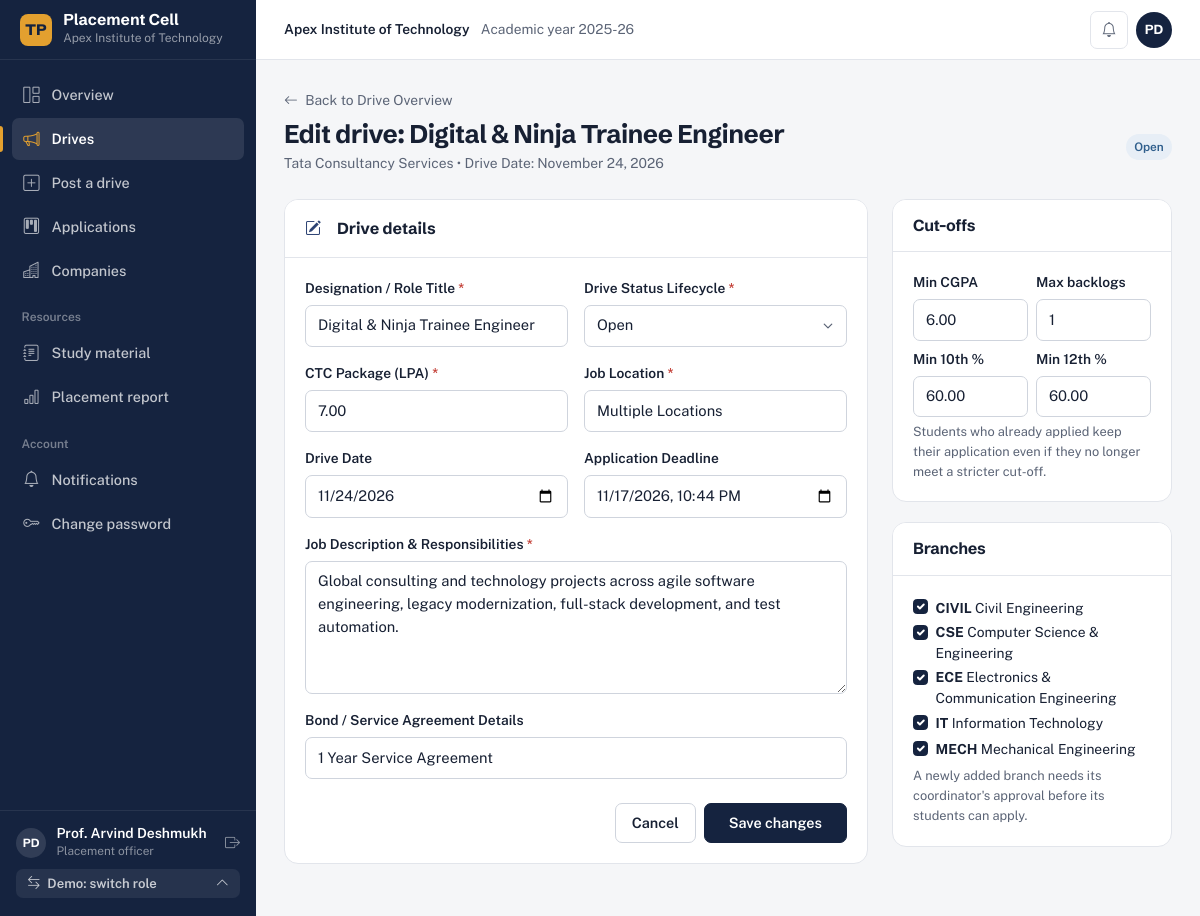
Page /placements/4/edit/ (signed in) on the earlier database version.
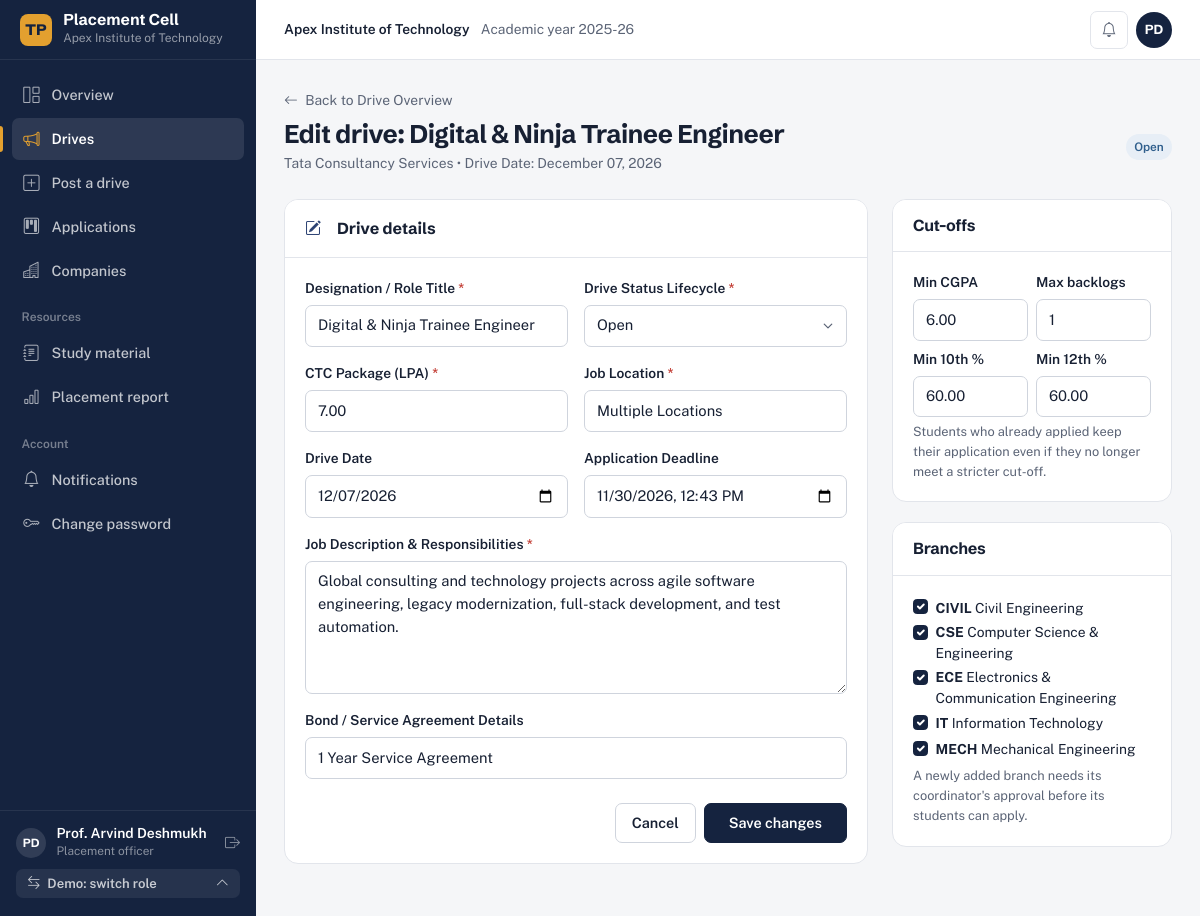
Same page on the later database version.
### apps/placements/models.py (models this page shows, shortened)
class JobOpening(models.Model):
    company = models.ForeignKey(
        Company,
        on_delete=models.CASCADE,
        related_name='job_openings'
    )
    title = models.CharField(max_length=150, help_text="Designation (e.g. SDE 1, Graduate Engineer Trainee)")
    role_description = models.TextField()
    job_location = models.CharField(max_length=150, help_text="e.g. Bangalore, Pune, Hybrid")
    package_ctc = models.DecimalField(
        max_digits=6,
        decimal_places=2,
        help_text="Offered compensation in LPA (e.g. 14.50)"
    )
    bond_details = models.CharField(max_length=255, blank=True, null=True, help_text="e.g. No Bond, or 1 Year Service Agreement")
    min_tenth_percentage = models.DecimalField(
        max_digits=5,
        decimal_places=2,
        default=0.00,
        help_text="Minimum 10th standard percentage required (0.00 = No cutoff)"
    )
    min_twelfth_percentage = models.DecimalField(
        max_digits=5,
        decimal_places=2,
        default=0.00,
        help_text="Minimum 12th / Diploma percentage required (0.00 = No cutoff)"
    )
    min_graduation_cgpa = models.DecimalField(
        max_digits=4,
        decimal_places=2,
        default=0.00,
        help_text="Minimum CGPA required on 10.0 scale (0.00 = No cutoff)"
    )
    max_active_backlogs = models.PositiveIntegerField(
        default=0,
        help_text="Maximum allowed live backlogs (e.g. 0)"
    )
    allowed_departments = models.ManyToManyField(
        Department,
        related_name='eligible_job_openings',
        help_text="Academic branches allowed to apply"
    )
    allowed_degrees = models.CharField(
        max_length=255,
        default='B.Tech',
        help_text="Comma-separated degrees (e.g. B.Tech, M.Tech, MCA)"
    )
    allowed_batches = models.CharField(
        max_length=100,
        default='2025,2026',
        help_text="Comma-separated graduation batch years (e.g. 2025, 2026)"
    )
    application_deadline = models.DateTimeField(help_text="Cut-off date & time for student applications")
    drive_date = models.DateField(help_text="Scheduled date for on-campus / virtual drive")
    status = models.CharField(
        max_length=30,
        choices=JobStatus.choices,
        default=JobStatus.PUBLISHED,
        db_index=True
    )
    created_by = models.ForeignKey(
        settings.AUTH_USER_MODEL,
        on_delete=models.SET_NULL,
        null=True,
        blank=True,
        related_name='created_job_openings'
    )
    created_at = models.DateTimeField(default=timezone.now)
    updated_at = models.DateTimeField(auto_now=True)
    class Meta:
        verbose_name = "Job Opening"
        verbose_name_plural = "Job Openings"
        ordering = ['-created_at']

### apps/companies/models.py (models this page shows, shortened)
class Company(models.Model):
    name = models.CharField(max_length=150, unique=True, db_index=True)
    website = models.URLField(blank=True, null=True)
    industry_sector = models.CharField(max_length=100, help_text="e.g. Information Technology, FinTech, Automotive")
    tier = models.CharField(
        max_length=30,
        choices=CompanyTier.choices,
        default=CompanyTier.TIER_2_CORE
    )
    contact_person = models.CharField(max_length=100, help_text="Recruiter / HR Point of Contact")
    contact_email = models.EmailField()
    contact_phone = models.CharField(max_length=20, blank=True, null=True)
    address = models.TextField(blank=True, null=True)
    logo = models.ImageField(upload_to='company_logos/', blank=True, null=True)
    is_active = models.BooleanField(default=True)
    created_at = models.DateTimeField(default=timezone.now)
    updated_at = models.DateTimeField(auto_now=True)
    class Meta:
        verbose_name = "Company"
        verbose_name_plural = "Companies"
        ordering = ['name']

### apps/placements/views.py (the view, shortened to what this page needs)
# urls.py: path('<int:job_id>/edit/', views.job_edit_view, name='job_edit'),
@role_required(['TNP_OFFICER', 'ADMIN'])
def job_edit_view(request, job_id):
    job = get_object_or_404(
        JobOpening.objects.select_related('company').prefetch_related('allowed_departments'),
        id=job_id
    )
    return render(request, 'placements/job_edit.html', {
        'job': job,
        'statuses': JobStatus.choices,
        'departments': Department.objects.filter(is_active=True).order_by('code'),
        'selected_dept_ids': [d.id for d in job.allowed_departments.all()],
        'errors': {},
        'active_nav': 'drives'
    })

### apps/accounts/models.py (called while the page is built)
    def get_full_name(self):
        return f"{self.first_name} {self.last_name}".strip()

    @property
    def is_admin(self):
        return self.role == UserRole.ADMIN

    @property
    def is_principal(self):
        return self.role == UserRole.PRINCIPAL

    @property
    def is_tnp_officer(self):
        return self.role == UserRole.TNP_OFFICER

    @property
    def is_student(self):
        return self.role == UserRole.STUDENT

    def get_dashboard_url(self):
        if self.role == UserRole.ADMIN:
            return reverse('admin_panel:dashboard')
        elif self.role == UserRole.PRINCIPAL:
            return reverse('principal_panel:dashboard')
        elif self.role == UserRole.TNP_OFFICER:
            return reverse('tpo_panel:dashboard')
        elif self.role == UserRole.TNP_ASSISTANT:
            return reverse('assistant_panel:dashboard')
        elif self.role == UserRole.STUDENT:
            return reverse('student_panel:dashboard')
        return reverse('core:landing')

### templates/placements/job_edit.html (shortened to what the changed rows need)
{% extends 'base/dashboard_base.html' %}
{% block content %}
<div class="mb-4">
  <div class="d-flex justify-content-between align-items-center mt-2">
    <div>
      <h1 class="page-title">Edit drive: {{ job.title }}</h1>
      <p class="text-muted small mb-0">{{ job.company.name }} • Drive Date: {{ job.drive_date|date:"F d, Y" }}</p>
    </div>
    <span class="badge-tpms badge-brand-subtle">{{ job.get_status_display }}</span>
  </div>
</div>
<form method="POST">
  <div class="row g-4">
    <div class="col-lg-8">
      <div class="tpms-card mb-4">
        <div class="tpms-card-body">
          <div class="row g-3 mb-3">
            <div class="col-md-6">
              <label class="form-label-custom" for="title">Designation / Role Title <span class="text-danger">*</span></label>
              <input type="text" name="title" id="title" class="form-control-custom" value="{{ job.title }}" required>
            </div>
            <div class="col-md-6">
              <label class="form-label-custom" for="status">Drive Status Lifecycle <span class="text-danger">*</span></label>
              <select name="status" id="status" class="form-select-custom" required>
                {% for st_val, st_lbl in statuses %}
                  <option value="{{ st_val }}" {% if job.status == st_val %}selected{% endif %}>{{ st_lbl }}</option>
                {% endfor %}
              </select>
            </div>
          </div>
          <div class="row g-3 mb-3">
            <div class="col-md-6">
              <label class="form-label-custom" for="package_ctc">CTC Package (LPA) <span class="text-danger">*</span></label>
              <input type="number" step="0.01" name="package_ctc" id="package_ctc" class="form-control-custom" value="{{ job.package_ctc }}" required>
            </div>
            <div class="col-md-6">
              <label class="form-label-custom" for="job_location">Job Location <span class="text-danger">*</span></label>
              <input type="text" name="job_location" id="job_location" class="form-control-custom" value="{{ job.job_location }}" required>
            </div>
          </div>
          <div class="row g-3 mb-3">
            <div class="col-md-6">
              <label class="form-label-custom" for="drive_date">Drive Date</label>
              <input type="date" name="drive_date" id="drive_date" class="form-control-custom" value="{{ job.drive_date|date:'Y-m-d' }}">
            </div>
            <div class="col-md-6">
              <label class="form-label-custom" for="application_deadline">Application Deadline</label>
              <input type="datetime-local" name="application_deadline" id="application_deadline" class="form-control-custom" value="{{ job.application_deadline|date:'Y-m-d\TH:i' }}">
            </div>
          </div>
          <div class="mb-3">
            <label class="form-label-custom" for="role_description">Job Description & Responsibilities <span class="text-danger">*</span></label>
            <textarea name="role_description" id="role_description" rows="5" class="form-control-custom" required>{{ job.role_description }}</textarea>
          </div>
          <div class="mb-3">
            <label class="form-label-custom" for="bond_details">Bond / Service Agreement Details</label>
            <input type="text" name="bond_details" id="bond_details" class="form-control-custom" value="{{ job.bond_details|default:'' }}">
          </div>
        </div>
      </div>
    </div>
    <div class="col-lg-4">
      <div class="tpms-card">
        <div class="tpms-card-header"><h2 class="tpms-card-title">Cut-offs</h2></div>
        <div class="tpms-card-body">
          <div class="row g-2">
            <div class="col-6">
              <label class="form-label" for="min_graduation_cgpa">Min CGPA</label>
              <input type="number" step="0.01" min="0" max="10" name="min_graduation_cgpa" id="min_graduation_cgpa" class="form-control" value="{{ job.min_graduation_cgpa }}">
            </div>
            <div class="col-6">
              <label class="form-label" for="max_active_backlogs">Max backlogs</label>
              <input type="number" min="0" name="max_active_backlogs" id="max_active_backlogs" class="form-control" value="{{ job.max_active_backlogs }}">
            </div>
            <div class="col-6">
              <label class="form-label" for="min_tenth_percentage">Min 10th %</label>
              <input type="number" step="0.01" min="0" max="100" name="min_tenth_percentage" id="min_tenth_percentage" class="form-control" value="{{ job.min_tenth_percentage }}">
            </div>
            <div class="col-6">
              <label class="form-label" for="min_twelfth_percentage">Min 12th %</label>
              <input type="number" step="0.01" min="0" max="100" name="min_twelfth_percentage" id="min_twelfth_percentage" class="form-control" value="{{ job.min_twelfth_percentage }}">
            </div>
          </div>
        </div>
      </div>
      <div class="tpms-card">
        <div class="tpms-card-header"><h2 class="tpms-card-title">Branches</h2></div>
      </div>
    </div>
  </div>
</form>
{% endblock %}

Differences in the rows shown:
changed JobOpening "Digital & Ninja Trainee Engineer": drive_date "November 24, 2026" → "December 07, 2026"; drive_date "11/24/2026" → "12/07/2026"; application_deadline "11/17/2026 22:44" → "11/30/2026 12:43"
